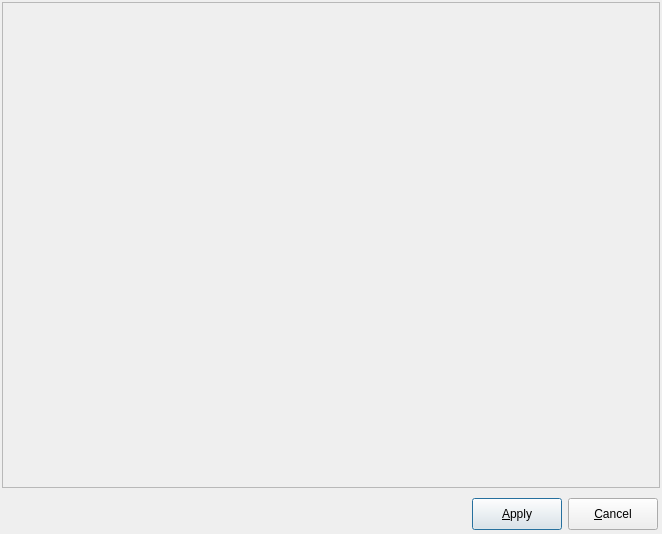
<?xml version="1.0" encoding="UTF-8"?>
<ui version="4.0">
 <class>BaseForm</class>
 <widget class="QDialog" name="BaseForm">
  <property name="windowModality">
   <enum>Qt::ApplicationModal</enum>
  </property>
  <property name="geometry">
   <rect>
    <x>0</x>
    <y>0</y>
    <width>662</width>
    <height>534</height>
   </rect>
  </property>
  <property name="minimumSize">
   <size>
    <width>250</width>
    <height>0</height>
   </size>
  </property>
  <property name="windowTitle">
   <string>Dialog</string>
  </property>
  <property name="windowIcon">
   <iconset resource="../res/resources.qrc">
    <normaloff>:/icones/icones/pgsqlModeler48x48.png</normaloff>:/icones/icones/pgsqlModeler48x48.png</iconset>
  </property>
  <layout class="QGridLayout" name="gridLayout_2">
   <property name="leftMargin">
    <number>2</number>
   </property>
   <property name="topMargin">
    <number>2</number>
   </property>
   <property name="rightMargin">
    <number>2</number>
   </property>
   <property name="bottomMargin">
    <number>2</number>
   </property>
   <item row="0" column="0">
    <widget class="QStackedWidget" name="generalwidget_wgt">
     <property name="minimumSize">
      <size>
       <width>0</width>
       <height>40</height>
      </size>
     </property>
     <property name="frameShape">
      <enum>QFrame::StyledPanel</enum>
     </property>
     <property name="frameShadow">
      <enum>QFrame::Raised</enum>
     </property>
     <property name="currentIndex">
      <number>-1</number>
     </property>
    </widget>
   </item>
   <item row="1" column="0">
    <widget class="QWidget" name="buttons_wgt" native="true">
     <property name="autoFillBackground">
      <bool>false</bool>
     </property>
     <property name="styleSheet">
      <string notr="true"/>
     </property>
     <layout class="QGridLayout" name="gridLayout">
      <property name="leftMargin">
       <number>0</number>
      </property>
      <property name="topMargin">
       <number>2</number>
      </property>
      <property name="rightMargin">
       <number>0</number>
      </property>
      <property name="bottomMargin">
       <number>0</number>
      </property>
      <item row="0" column="0">
       <layout class="QGridLayout" name="buttons_lt">
        <property name="leftMargin">
         <number>2</number>
        </property>
        <property name="topMargin">
         <number>2</number>
        </property>
        <property name="rightMargin">
         <number>2</number>
        </property>
        <property name="bottomMargin">
         <number>2</number>
        </property>
        <property name="spacing">
         <number>6</number>
        </property>
        <item row="0" column="0">
         <widget class="QLabel" name="label">
          <property name="sizePolicy">
           <sizepolicy hsizetype="Expanding" vsizetype="Fixed">
            <horstretch>0</horstretch>
            <verstretch>0</verstretch>
           </sizepolicy>
          </property>
          <property name="minimumSize">
           <size>
            <width>127</width>
            <height>30</height>
           </size>
          </property>
          <property name="styleSheet">
           <string notr="true"/>
          </property>
          <property name="text">
           <string/>
          </property>
          <property name="textFormat">
           <enum>Qt::PlainText</enum>
          </property>
          <property name="pixmap">
           <pixmap resource="../res/resources.qrc">:/imagens/imagens/pgmodeler_name.png</pixmap>
          </property>
         </widget>
        </item>
        <item row="0" column="1">
         <widget class="QPushButton" name="apply_ok_btn">
          <property name="sizePolicy">
           <sizepolicy hsizetype="Preferred" vsizetype="Fixed">
            <horstretch>0</horstretch>
            <verstretch>0</verstretch>
           </sizepolicy>
          </property>
          <property name="minimumSize">
           <size>
            <width>90</width>
            <height>32</height>
           </size>
          </property>
          <property name="maximumSize">
           <size>
            <width>16777215</width>
            <height>16777215</height>
           </size>
          </property>
          <property name="autoFillBackground">
           <bool>false</bool>
          </property>
          <property name="styleSheet">
           <string notr="true"/>
          </property>
          <property name="text">
           <string>&amp;Apply</string>
          </property>
          <property name="icon">
           <iconset resource="../res/resources.qrc">
            <normaloff>:/icones/icones/confirmar.png</normaloff>:/icones/icones/confirmar.png</iconset>
          </property>
          <property name="autoRepeat">
           <bool>false</bool>
          </property>
          <property name="default">
           <bool>true</bool>
          </property>
         </widget>
        </item>
        <item row="0" column="2">
         <widget class="QPushButton" name="cancel_btn">
          <property name="sizePolicy">
           <sizepolicy hsizetype="Preferred" vsizetype="Fixed">
            <horstretch>0</horstretch>
            <verstretch>0</verstretch>
           </sizepolicy>
          </property>
          <property name="minimumSize">
           <size>
            <width>90</width>
            <height>32</height>
           </size>
          </property>
          <property name="maximumSize">
           <size>
            <width>16777215</width>
            <height>16777215</height>
           </size>
          </property>
          <property name="autoFillBackground">
           <bool>false</bool>
          </property>
          <property name="styleSheet">
           <string notr="true"/>
          </property>
          <property name="text">
           <string>&amp;Cancel</string>
          </property>
          <property name="icon">
           <iconset resource="../res/resources.qrc">
            <normaloff>:/icones/icones/fechar1.png</normaloff>:/icones/icones/fechar1.png</iconset>
          </property>
          <property name="autoRepeat">
           <bool>false</bool>
          </property>
          <property name="flat">
           <bool>false</bool>
          </property>
         </widget>
        </item>
       </layout>
      </item>
     </layout>
    </widget>
   </item>
  </layout>
 </widget>
 <resources>
  <include location="../res/resources.qrc"/>
 </resources>
 <connections/>
</ui>
